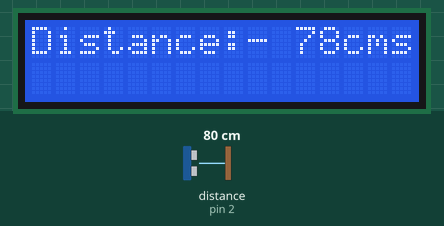
Recording of a sketch running on a simulated Arduino Uno, built with avr-gcc and run on an emulated ATmega328P. On the bench: 16×2 character LCD. Wiring (inferred from the names in the program): ultrasonic range finder: trigger pin 3; echo pin 2. The test bench sets the inputs (shaded band); at power-on: distance to the obstacle (sensor on pin 2) 80 cm. The echo pulse lasts 58.3 µs per cm; what the sketch prints to the serial monitor is not drawn.

Above: at 1.2 s.
1.3 s: distance to the obstacle (sensor on pin 2) set to 2 cm
At 2.5 s:
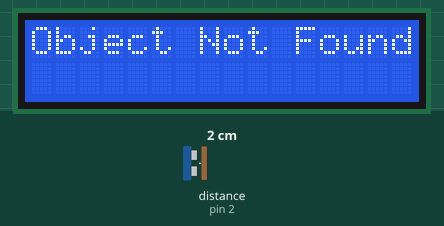
2.8 s: distance to the obstacle (sensor on pin 2) set to 9 cm
At 3.6 s:
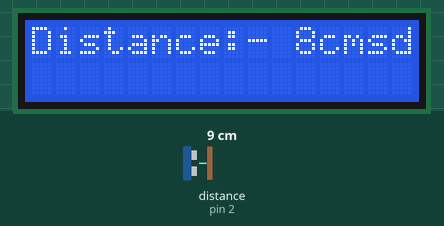
4.3 s: distance to the obstacle (sensor on pin 2) set to 299 cm
At 5.4 s:
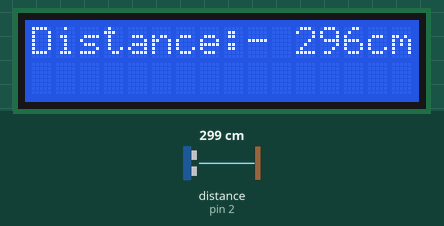
5.9 s: distance to the obstacle (sensor on pin 2) set to 18 cm
At 7.1 s:
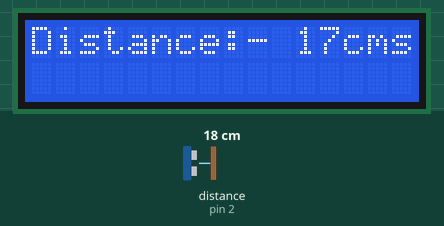
7.4 s: distance to the obstacle (sensor on pin 2) set to 9 cm
At 8.1 s:
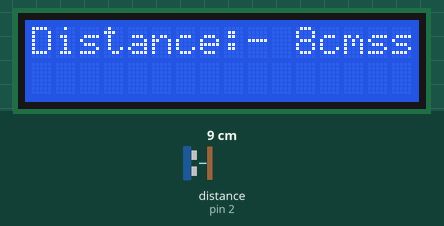
8.9 s: distance to the obstacle (sensor on pin 2) set to 4 cm
At 10.0 s:
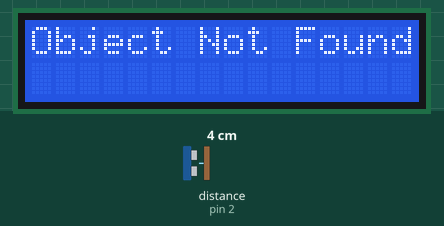
Timing chart, 0 to 11.4 s (numbered marks = the images above; inputs shaded):
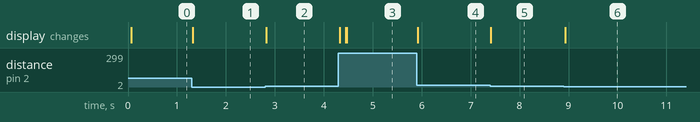

The sketch:

US_sensor.ino
```cpp
#include <LiquidCrystal.h>
# define trigOut 3
#define echoInput 2
int duration = 0;
int distance = 0;


LiquidCrystal lcd(12, 11, 7, 6, 5, 4);


void setup(){

  Serial.begin(9600);
  pinMode(trigOut,OUTPUT);
  pinMode(echoInput,INPUT);
  lcd.begin(16, 2);

}

void loop(){
  digitalWrite(trigOut,LOW);
  delayMicroseconds(2);

  digitalWrite(trigOut,HIGH);
  delayMicroseconds(10);
  digitalWrite(trigOut,LOW);
  duration = pulseIn(echoInput,HIGH);


  distance = (duration)*(0.034)/2;
  if(distance > 3 && distance < 300){
  Serial.print("Distance: - ");
  Serial.println(distance);
  lcd.setCursor(0,0);
  lcd.print("Distance:- ");
    lcd.print(distance);
    lcd.print("cms");
  }
  else{
   Serial.println("Object Not Detected");
    lcd.setCursor(0,0);
    lcd.print("Object Not Found");
  }
}
```

Measured:
- after the input at 1.3 s, the display: changes at once (image 1)
- after the input at 2.8 s, the display: changes at once (image 2)
- after the input at 4.3 s, the display: changes at once (image 3)
- after the input at 5.9 s, the display: changes at once (image 4)
- after the input at 7.4 s, the display: changes at once (image 5)
- after the input at 8.9 s, the display: changes at once (image 6)
